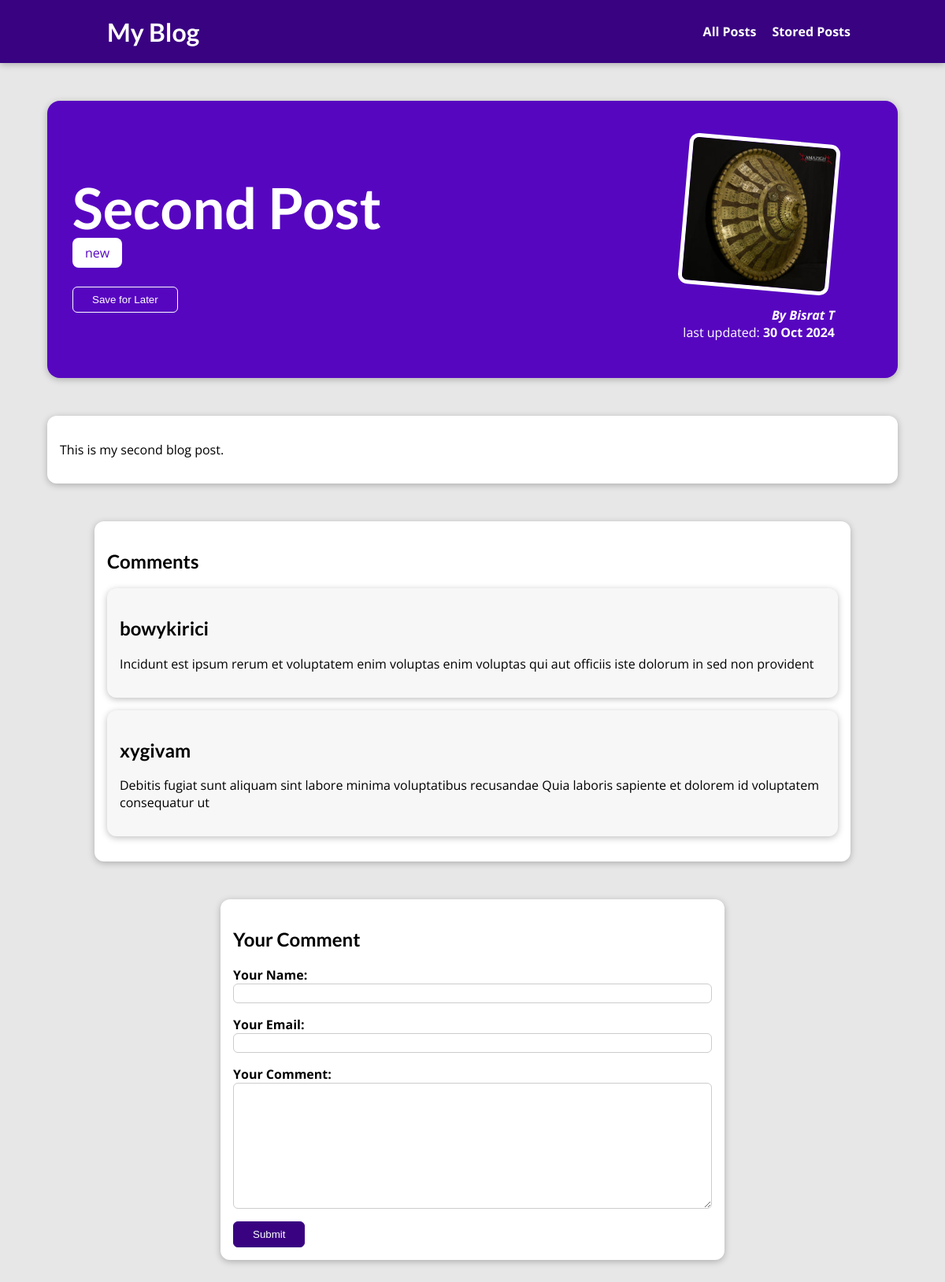
Screenshot of /posts/second-post with the database file from the repository.
### blog/models.py (models this page shows, shortened)
class Post(models.Model):
    title = models.CharField(max_length=150)
    excerpt = models.CharField(max_length=200)
    image = models.ImageField(upload_to="posts" , null=True)
    date = models.DateField(auto_now=True)
    slug = models.SlugField(unique=True , db_index=True)
    content = models.TextField(validators=[MinLengthValidator(10)])
    author = models.ForeignKey(Author, on_delete=models.SET_NULL, null=True, related_name="posts")
    tags = models.ManyToManyField(Tag)

class Tag(models.Model):
    caption = models.CharField(max_length=20)

class Author(models.Model):
    first_name = models.CharField(max_length=100)
    last_name = models.CharField(max_length=100)
    email_address = models.EmailField()
    def full_name(self):
        return f"{self.first_name} {self.last_name}"
    def __str__(self):
        return self.full_name()

class Comment(models.Model):
    user_name = models.CharField(max_length=120)
    user_email = models.EmailField()
    text = models.TextField(max_length=400)
    post = models.ForeignKey(Post , on_delete=models.CASCADE , related_name="comments")

### blog/views.py (the view, shortened to what this page needs)
# urls.py: path("posts/<slug:slug>" , views.SinglePostView.as_view() , name="post-detail-page") ,
class SinglePostView(View):
    def is_stored_post(self , request , post_id):
        stored_posts = request.session.get("stored_posts")
        if stored_posts is not None:
            is_saved_for_later = post_id in stored_posts
        else:
            is_saved_for_later = False
        return is_saved_for_later
    def get(self, request, slug):
        post = Post.objects.get(slug=slug)
        context = {
            "post": post ,
            "post_tags": post.tags.all(),
            "comment_form": CommentForm(),
            "comments": post.comments.all().order_by("-id"),
            "saved_for_later": self.is_stored_post(request , post.id)
        }
        return render(request, "blog/post-detail.html" , context)

### blog/forms.py
class CommentForm(forms.ModelForm):
    class Meta:
        model = Comment
        exclude = ["post"]
        labels = {
            "user_name": "Your Name",
            "user_email": "Your Email",
            "text": "Your Comment"
        }

### blog/templates/blog/post-detail.html (shortened to what this page needs)
{% extends "base.html" %}
{% load static %}
{% block css_files %}
    <link rel="stylesheet" href="{% static 'blog/post-detail.css' %}">
{% endblock %}
{% block content %}
  <section id="summary">
    <h2>{{ post.title }}</h2>
    <div>
        {% for tag in post_tags %}
            <span class="tag">{{ tag.caption }}</span>
        {% endfor %}
    </div>
    <div id="read-later">
      <form action="{% url "read-later" %}" method="POST">
        <button>
          {% if saved_for_later %}
            Remove from Read Later
          {% else %}
            Save for Later
          {% endif %}
        </button>
      </form>
    </div>
    <article>
        <img src="{{ post.image.url }}" alt="{{ post.title }}" />
        <address>By <a href="mailto:{{ post.author.email_address }}"> {{ post.author|title }} </a> </address>
        <div>
            last updated: <time>{{ post.date|date:"d M Y" }}</time>
        </div>
    </article>
  </section>
  <main>
    {{ post.content|linebreaks }}
  </main>
  <section id="comments">
    <h2>Comments</h2>
    <ul>
      {% for comment in comments %}
        <li>
            <h2>{{ comment.user_name }}</h2>
            <p>{{ comment.text|linebreaks }}</p>
        </li>
      {% endfor %}
    </ul>
  </section>
  <div id="comment-form">
    <h2>Your Comment</h2>
    <form action="{% url "post-detail-page" post.slug %}" method="POST">
      {% for form_field in comment_form %}
        <div class="form-control {% if form_field.errors %}invalid{% endif %} ">
          {{ form_field.label_tag }}
          {{ form_field }}
        </div>
      {% endfor %}
      <button>
        Submit
      </button>
    </form>
  </div>
{% endblock %}

### templates/base.html (shortened to what this page needs)
{% load static %}
<!DOCTYPE html>
<html lang="en">
<head>
    <link rel="stylesheet" href="{% static 'app.css' %}">
    {% block css_files %}
    {% endblock %}
</head>
<body>
    <header id="main-navigation">
        <h1>
            <a href="{% url "starting-page" %}">My Blog</a>
        </h1>
        <nav>
            <a href="{% url "posts-page" %}">All Posts</a>
            <a href="{% url "read-later" %}">Stored Posts</a>
        </nav>
    </header>
    {% block content %}
    {% endblock %}
</body>
</html>

### static/app.css (style rules this page uses)
* { box-sizing: border-box; }
html { font-family: 'Open Sans', 'Lato', sans-serif; }
body { margin: 0; }
h1, h2, h3 { font-family: 'Lato', sans-serif; font-weight: bold; }
#main-navigation { width: 100%; height: 5rem; display: flex; justify-content: space-between; align-items: center; padding: 0 10%; position: absolute; top: 0; left: 0; }
#main-navigation a { text-decoration: none; color: white; font-weight: bold; margin-left: 1rem; }

### blog/static/blog/post-detail.css (style rules this page uses)
body { background-color: #e7e7e7; }
#main-navigation { background-color: #390281; box-shadow: 0 2px 8px rgba(0, 0, 0, 0.25); }
#summary { margin: 8rem auto 3rem auto; padding: 2rem; width: 90%; max-width: 90rem; border-radius: 16px; background-color: #5706c0; position: relative; box-shadow: 0 2px 8px rgba(0, 0, 0, 0.25); height: 22rem; }
#summary h2 { color: white; font-size: 4.5rem; margin-bottom: 0.25rem; }
#summary article { position: absolute; top: 2rem; right: 3rem; padding: 1rem 2rem; border-radius: 12px; text-align: right; color: white; }
#summary article img { width: 12rem; height: 12rem; border-radius: 12px; transform: rotateZ(5deg); border: 5px solid white; margin-bottom: 1rem; }
#summary address { font-weight: bold; }
#read-later { margin: 2rem 0; }
#read-later button { background-color: transparent; color: white; border: 1px solid white; padding: 0.5rem 1.5rem; border-radius: 6px; cursor: pointer; }
#summary a { color: white; text-decoration: none; }
#summary time { font-weight: bold; }
main { width: 90%; max-width: 90rem; margin: 3rem auto; background-color: white; padding: 1rem; border-radius: 12px; box-shadow: 0 2px 8px rgba(0, 0, 0, 0.25); }
.tag { background-color: white; color: #5706c0; padding: 0.5rem 1rem; border-radius: 8px; }
#comment-form { margin: 3rem auto; width: 90%; max-width: 40rem; border-radius: 12px; background-color: white; box-shadow: 0 2px 8px rgba(0 , 0 , 0 , 0.25); padding: 1rem; }
#comment-form button { background-color: #390281; color: white; border: 1px solid #390281; padding: 0.5rem 1.5rem; border-radius: 6px; cursor: pointer; }
.form-control { margin-bottom: 1rem; }
.form-control label { display: block; font-weight: bold; display: block; }
.form-control input , .form-control textarea { display: block; width: 100%; padding: 0.25rem; border-radius: 6px; border: 1px solid #ccc; }
#comments { margin: 3rem auto; width: 90%; max-width: 60rem; border-radius: 12px; background-color: white; box-shadow: 0 2px 8px rgba(0 , 0 , 0 , 0.25); padding: 1rem; }
#comments ul { list-style: none; padding: 0; margin: 0; }
#comments li { margin-bottom: 1rem; padding: 1rem; border-radius: 12px; background-color: #f7f7f7; box-shadow: 0 2px 8px rgba(0 , 0 , 0 , 0.25); }

### rows the page displays
Post: title "Second Post", image (picture), author "Bisrat T", date "30 Oct 2024", content "This is my second blog post."
Tag: caption "new"
Comment: user_name "bowykirici", text "Incidunt est ipsum rerum et voluptatem enim voluptas enim voluptas qui aut officiis iste dolorum in sed non provident"
Comment: user_name "xygivam", text "Debitis fugiat sunt aliquam sint labore minima voluptatibus recusandae Quia laboris sapiente et dolorem id voluptatem consequatur ut"
